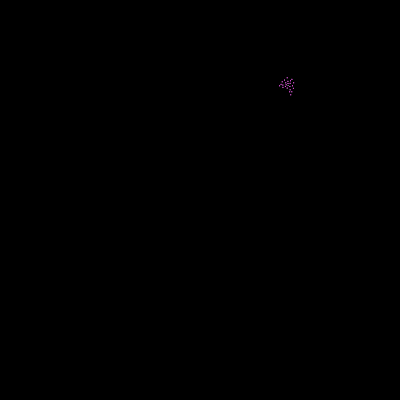
Frame 1 (no input)
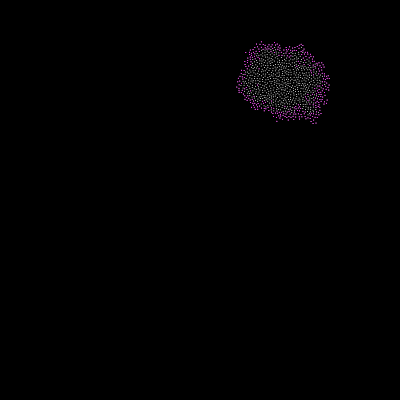
Frame 60 (no input)
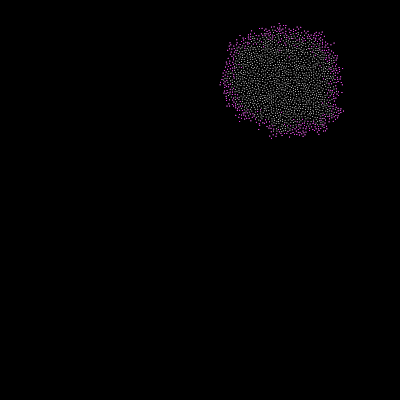
Frame 120 (the mouse pressed at the canvas centre since frame 60)

The p5.js sketch that drew these frames (run headless with seeded random() and noise() and a simulated clock; from frame 60 on, the mouse is pressed at the canvas centre):

// p5.js sketch
// ── sketch.js
var r = 2; // 10
var k = 30;
var grid = [];
var w = r / Math.sqrt(2);
var active = [];
var cols, rows;
//var ordered = []; not needed

function setup() {
  createCanvas(400, 400);
  background(0);
  strokeWeight(4);
  //colorMode(HSB); just changes the color

  // STEP 0
  cols = floor(width / w);
  rows = floor(height / w);
  for (var i = 0; i < cols * rows; i++) {
    grid[i] = undefined;
  }

  // STEP 1
  var x = random(width); // width / 2
  var y = random(height); // height / 2
  var i = floor(x / w);
  var j = floor(y / w);
  var pos = createVector(x, y);
  grid[i + j * cols] = pos;
  active.push(pos);
  //frameRate(1);
}

function draw() {
  background(0);
  // noLoop();
  
  for (var total = 0; total < 25; total++) { // makes multiple points per frame
  if (active.length > 0) {
    var randIndex = floor(random(active.length));
    var pos = active[randIndex];
    var found = false;
    for (var n = 0; n < k; n++) {
      var sample = p5.Vector.random2D();
      var m = random(r, 2 * r);
      sample.setMag(m);
      sample.add(pos);

      var col = floor(sample.x / w);
      var row = floor(sample.y / w);

      if (col > -1 && row > -1 && col < cols && row < rows && !grid[col + row * cols]) {
        var ok = true;
        for (var i = -1; i <= 1; i++) {
          for (var j = -1; j <= 1; j++) {
            var index = (col + i) + (row + j) * cols;
            var neighbor = grid[index];
            if (neighbor) {
              var d = p5.Vector.dist(sample, neighbor);
              if (d < r) {
                ok = false;
              }
            }
          }
        }
        if (ok) {
          found = true;
          grid[col + row * cols] = sample;
          active.push(sample);
          //ordered.push(sample); not needed
          // should i break?
          break;
        }
      }
    }

    if (!found) {
      active.splice(randIndex, 1);
    }

  }
}

  for (var i = 0; i < grid/*ordered*/.length; i++) {
    if (grid/*ordered*/[i]) {
      stroke(255); // i % 360, 100, 100
      strokeWeight(1); // 4
      point(grid/*ordered*/[i].x, grid/*ordered*/[i].y);
    }
  }

   for (var i = 0; i < active.length; i++) {
     stroke(255, 0, 255);
     strokeWeight(1); // 4
     point(active[i].x, active[i].y);
   }
  console.log(active.length);
}

// ── style.css
html, body {
  margin: 0;
  padding: 0;
  background: black;
  text-align: center;
  color: white;
}

canvas {
  outline: 2px auto white;
  left: 50% !important;
  top: 50% !important;
  transform: translate(-50%, -50%);
  position: absolute;
  display: block;
}
